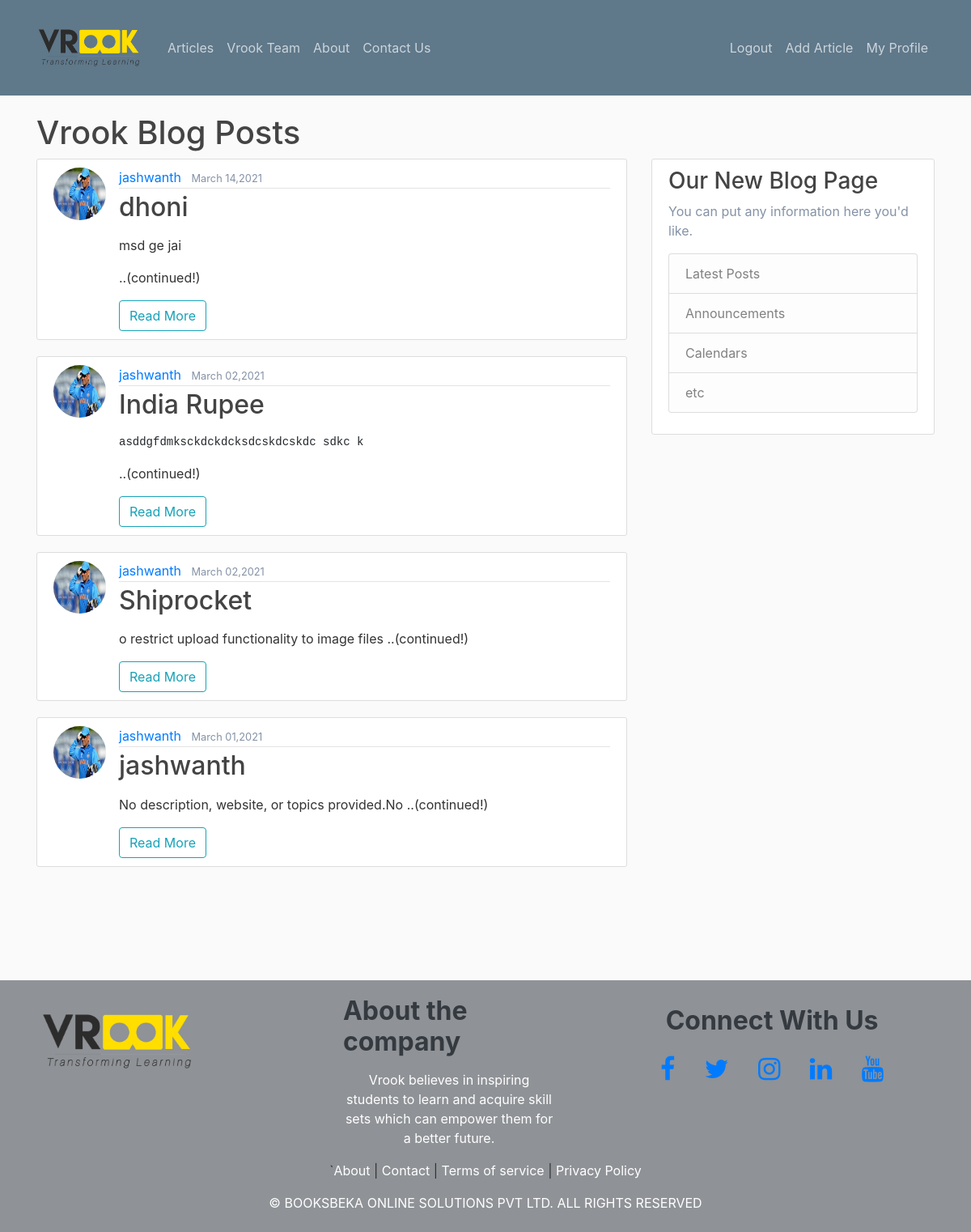
Screenshot of /articles/ (signed in) with the database file from the repository.
### articles/models.py (models this page shows, shortened)
class Articles(models.Model):
    title = models.CharField(max_length=250)
    slug = models.SlugField()
    body = RichTextField(blank=True, null=True)
    date = models.DateTimeField(auto_now_add=True)
    thumbnail = models.ImageField(default='default.png', blank=True)
    author = models.ForeignKey(User, default=None, on_delete=models.DO_NOTHING, )
    def snippet(self):
        return self.body[:50] + '..(continued!)'

### accounts/models.py (models this page shows, shortened)
class Profile(models.Model):
    user = models.OneToOneField(User, on_delete=models.CASCADE)
    image = models.ImageField(default='default.jpg', upload_to='profile_pics')

### articles/views.py (the view)
# urls.py: path('',views.articles,name="list"),
def articles(request):
    articles = Articles.objects.all().order_by('-date')
    return render(request, 'articles/articles.html', {'articles': articles})

### articles/templates/articles/articles.html
{% extends 'base_layout.html' %}
{% block content %}
    <h1>Vrook Blog Posts</h1>
    <div class="row">
    <div class="col-md-8 articles">
        {% for article in articles %}
            <article class="media content-section">
                <img class="rounded-circle article-img" src="{{ article.author.profile.image.url }}">
              <div class="media-body">
                <div class="article-metadata">
                  <a class="mr-2" href="#">{{ article.author }}</a>
                  <small class="text-muted">{{ article.date|date:"F d,Y" }}</small>
                </div>
                <h2><a class="article-title" href="{% url 'articles:details' slug=article.slug %}">{{ article.title  }}</a></h2>
                <p class="article-content">{{ article.snippet|safe }}</p>
                <a class="btn btn-outline-info" href="{% url 'articles:details' slug=article.slug %}" role="button">Read More</a>
              </div>
            </article>
        {% endfor %}
    </div>
    <div class="col-md-4">
          <div class="content-section">
            <h3>Our New Blog Page</h3>
                <p class='text-muted'>You can put any information here you'd like.
                  <ul class="list-group">
                    <li class="list-group-item list-group-item-light">Latest Posts</li>
                    <li class="list-group-item list-group-item-light">Announcements</li>
                    <li class="list-group-item list-group-item-light">Calendars</li>
                    <li class="list-group-item list-group-item-light">etc</li>
                  </ul>
                </p>
          </div>
    </div>
    </div>
{% endblock%}

### static/styles.css (style rules this page uses)
body { background: #fafafa; color: #333333; margin-top: 5rem; }
h1, h2, h3, h4, h5, h6 { color: #444444; }
ul { margin: 0; }
.content-section { background: #ffffff; padding: 10px 20px; border: 1px solid #dddddd; border-radius: 3px; margin-bottom: 20px; }
.article-title { color: #444444; }
.article-content { white-space: pre-line; }
.article-img { height: 65px; width: 65px; margin-right: 16px; }
.article-metadata { padding-bottom: 1px; margin-bottom: 4px; border-bottom: 1px solid #e3e3e3 }
.text-muted { color: #8492a6 !important; }

### rows the page displays
Articles: author.profile.image (picture), author "jashwanth", date "March 14,2021", title "dhoni", snippet "msd ge jai ..(continued!)"
Articles: author.profile.image (picture), author "jashwanth", date "March 02,2021", title "India Rupee", snippet "asddgfdmksckdckdcksdcskdcskdc sdkc k ..(continued!)"
Articles: author.profile.image (picture), author "jashwanth", date "March 02,2021", title "Shiprocket", snippet "o restrict upload functionality to image files ..(continued!)"
Articles: author.profile.image (picture), author "jashwanth", date "March 01,2021", title "jashwanth", snippet "No description, website, or topics provided.No ..(continued!)"
